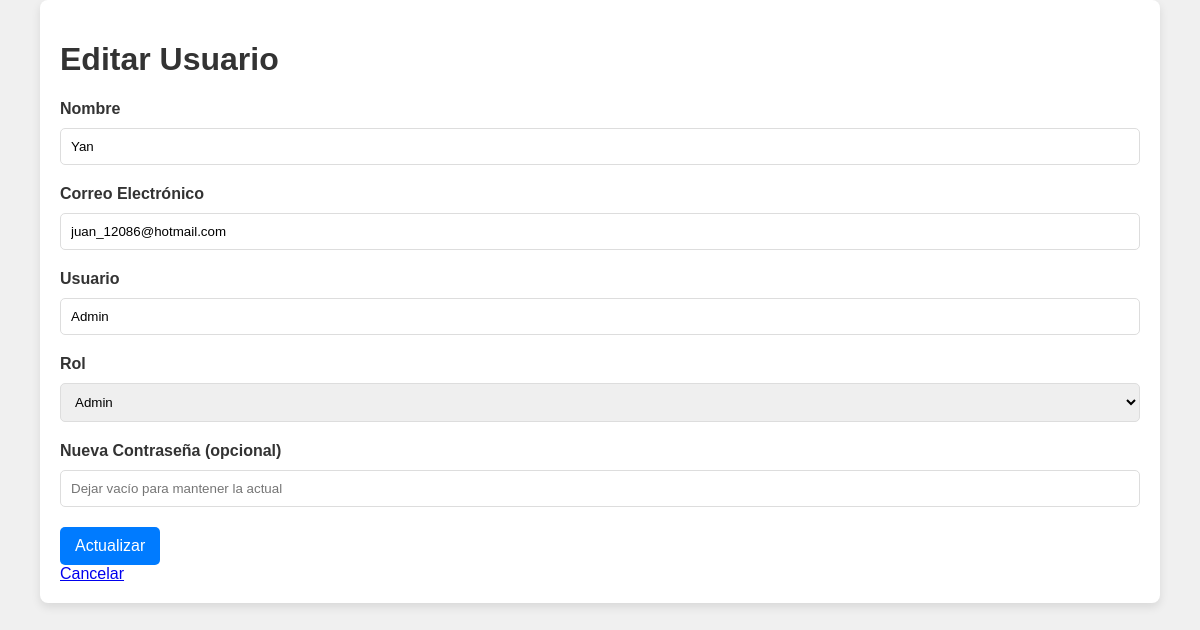
Page /Admin/editar_usuario.php?id=1 on the committed database.
### tables this page shows
CREATE TABLE `usuarios` (
  `id` int(11) NOT NULL,
  `nombre` varchar(100) NOT NULL,
  `email` varchar(100) NOT NULL,
  `username` varchar(50) NOT NULL,
  `password` varchar(255) NOT NULL,
  `role` enum('admin','user') DEFAULT 'user'
);

### Admin/editar_usuario.php (the view, shortened to what this page needs)
<?php
include '../conexion.php';
include_once "../Admin/encabezado.php";
$id = $_GET['id'];
$sql = "SELECT * FROM usuarios WHERE id = ?";
$stmt = $conn->prepare($sql);
$stmt->bind_param("i", $id);
$stmt->execute();
$result = $stmt->get_result();
$user = $result->fetch_assoc();
?>
<!DOCTYPE html>
<html lang="es">
<head>
    <link rel="stylesheet" href="../Estilos/estilo_general.css">
</head>
<body>
    <div class="container">
        <h1>Editar Usuario</h1>
        <form method="POST">
            <label for="nombre">Nombre</label>
            <input type="text" id="nombre" name="nombre" value="<?php echo htmlspecialchars($user['nombre']); ?>" required>
            <label for="email">Correo Electrónico</label>
            <input type="email" id="email" name="email" value="<?php echo htmlspecialchars($user['email']); ?>" required>
            <label for="username">Usuario</label>
            <input type="text" id="username" name="username" value="<?php echo htmlspecialchars($user['username']); ?>" required>
            <label for="role">Rol</label>
            <select id="role" name="role" required>
                <option value="admin" <?php echo $user['role'] === 'admin' ? 'selected' : ''; ?>>Admin</option>
            </select>
            <label for="password">Nueva Contraseña (opcional)</label>
            <input type="password" id="password" name="password" placeholder="Dejar vacío para mantener la actual">
            <button type="submit">Actualizar</button>
        </form>
        <a href="usuarios.php" class="btn">Cancelar</a>
    </div>
</body>
</html>

### Estilos/estilo_general.css (style rules this page uses)
body { font-family: Arial, sans-serif; background-color: #f0f0f0; margin: 0; padding: 0; color: #333; }
.container { width: 90%; max-width: 1200px; margin: auto; background: #ffffff; padding: 20px; box-shadow: 0px 4px 10px rgba(0, 0, 0, 0.1); border-radius: 8px; }
button { background-color: #007BFF; color: white; border: none; padding: 10px 15px; border-radius: 5px; cursor: pointer; font-size: 1em; transition: 0.3s; }
form label { font-weight: bold; margin-top: 10px; display: block; }
form input, form select, form textarea { width: 100%; padding: 10px; margin: 10px 0; border: 1px solid #dddddd; border-radius: 5px; box-sizing: border-box; }
form button { width: auto; margin-top: 10px; }

### rows in the picture
usuarios: nombre "Yan", email "juan_12086@hotmail.com", username "Admin", role "Admin"
